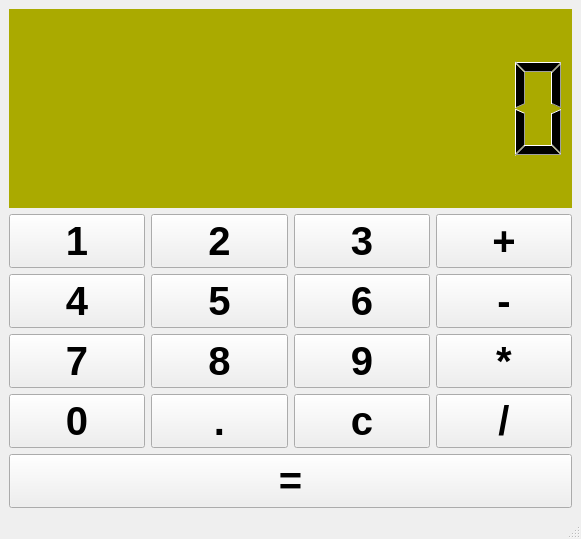
<?xml version="1.0" encoding="UTF-8"?>
<ui version="4.0">
 <class>MainWindow</class>
 <widget class="QMainWindow" name="MainWindow">
  <property name="geometry">
   <rect>
    <x>0</x>
    <y>0</y>  
    <width>581</width>
    <height>539</height>
   </rect>
  </property>
  <property name="windowTitle">
   <string>计算器</string>
  </property>
  <widget class="QWidget" name="centralwidget">
   <layout class="QVBoxLayout" name="verticalLayout_2">
    <item>
     <widget class="QLCDNumber" name="lcd">
      <property name="styleSheet">
       <string notr="true">background-color: rgb(170, 170, 0)</string>
      </property>
      <property name="frameShape">
       <enum>QFrame::NoFrame</enum>
      </property>
      <property name="digitCount">
       <number>10</number>
      </property>
     </widget>
    </item>
    <item>
     <layout class="QVBoxLayout" name="verticalLayout">
      <item>
       <layout class="QHBoxLayout" name="horizontalLayout">
        <item>
         <widget class="QPushButton" name="button_1">
          <property name="font">
           <font>
            <pointsize>30</pointsize>
            <weight>75</weight>
            <bold>true</bold>
           </font>
          </property>
          <property name="text">
           <string>1</string>
          </property>
         </widget>
        </item>
        <item>
         <widget class="QPushButton" name="button_2">
          <property name="font">
           <font>
            <pointsize>30</pointsize>
            <weight>75</weight>
            <bold>true</bold>
           </font>
          </property>
          <property name="text">
           <string>2</string>
          </property>
         </widget>
        </item>
        <item>
         <widget class="QPushButton" name="button_3">
          <property name="font">
           <font>
            <pointsize>30</pointsize>
            <weight>75</weight>
            <bold>true</bold>
           </font>
          </property>
          <property name="text">
           <string>3</string>
          </property>
         </widget>
        </item>
        <item>
         <widget class="QPushButton" name="button_plus">
          <property name="font">
           <font>
            <pointsize>30</pointsize>
            <weight>75</weight>
            <bold>true</bold>
           </font>
          </property>
          <property name="text">
           <string>+</string>
          </property>
         </widget>
        </item>
       </layout>
      </item>
      <item>
       <layout class="QHBoxLayout" name="horizontalLayout_2">
        <item>
         <widget class="QPushButton" name="button_4">
          <property name="font">
           <font>
            <pointsize>30</pointsize>
            <weight>75</weight>
            <bold>true</bold>
           </font>
          </property>
          <property name="text">
           <string>4</string>
          </property>
         </widget>
        </item>
        <item>
         <widget class="QPushButton" name="button_5">
          <property name="font">
           <font>
            <pointsize>30</pointsize>
            <weight>75</weight>
            <bold>true</bold>
           </font>
          </property>
          <property name="text">
           <string>5</string>
          </property>
         </widget>
        </item>
        <item>
         <widget class="QPushButton" name="button_6">
          <property name="font">
           <font>
            <pointsize>30</pointsize>
            <weight>75</weight>
            <bold>true</bold>
           </font>
          </property>
          <property name="text">
           <string>6</string>
          </property>
         </widget>
        </item>
        <item>
         <widget class="QPushButton" name="button_subtract">
          <property name="font">
           <font>
            <pointsize>30</pointsize>
            <weight>75</weight>
            <bold>true</bold>
           </font>
          </property>
          <property name="text">
           <string>-</string>
          </property>
         </widget>
        </item>
       </layout>
      </item>
      <item>
       <layout class="QHBoxLayout" name="horizontalLayout_3">
        <item>
         <widget class="QPushButton" name="button_7">
          <property name="font">
           <font>
            <pointsize>30</pointsize>
            <weight>75</weight>
            <bold>true</bold>
           </font>
          </property>
          <property name="text">
           <string>7</string>
          </property>
         </widget>
        </item>
        <item>
         <widget class="QPushButton" name="button_8">
          <property name="font">
           <font>
            <pointsize>30</pointsize>
            <weight>75</weight>
            <bold>true</bold>
           </font>
          </property>
          <property name="text">
           <string>8</string>
          </property>
         </widget>
        </item>
        <item>
         <widget class="QPushButton" name="button_9">
          <property name="font">
           <font>
            <pointsize>30</pointsize>
            <weight>75</weight>
            <bold>true</bold>
           </font>
          </property>
          <property name="text">
           <string>9</string>
          </property>
         </widget>
        </item>
        <item>
         <widget class="QPushButton" name="button_multiply">
          <property name="font">
           <font>
            <pointsize>30</pointsize>
            <weight>75</weight>
            <bold>true</bold>
           </font>
          </property>
          <property name="text">
           <string>*</string>
          </property>
         </widget>
        </item>
       </layout>
      </item>
      <item>
       <layout class="QHBoxLayout" name="horizontalLayout_4">
        <item>
         <widget class="QPushButton" name="button_0">
          <property name="font">
           <font>
            <pointsize>30</pointsize>
            <weight>75</weight>
            <bold>true</bold>
           </font>
          </property>
          <property name="text">
           <string>0</string>
          </property>
         </widget>
        </item>
        <item>
         <widget class="QPushButton" name="button_point">
          <property name="font">
           <font>
            <pointsize>30</pointsize>
            <weight>75</weight>
            <bold>true</bold>
           </font>
          </property>
          <property name="text">
           <string>.</string>
          </property>
         </widget>
        </item>
        <item>
         <widget class="QPushButton" name="button_clear">
          <property name="font">
           <font>
            <pointsize>30</pointsize>
            <weight>75</weight>
            <bold>true</bold>
           </font>
          </property>
          <property name="text">
           <string>c</string>
          </property>
         </widget>
        </item>
        <item>
         <widget class="QPushButton" name="button_divide">
          <property name="font">
           <font>
            <pointsize>30</pointsize>
            <weight>75</weight>
            <bold>true</bold>
           </font>
          </property>
          <property name="text">
           <string>/</string>
          </property>
         </widget>
        </item>
       </layout>
      </item>
      <item>
       <widget class="QPushButton" name="button_equal">
        <property name="font">
         <font>
          <pointsize>30</pointsize>
          <weight>75</weight>
          <bold>true</bold>
         </font>
        </property>
        <property name="text">
         <string>=</string>
        </property>
       </widget>
      </item>
     </layout>
    </item>
   </layout>
  </widget>
  <widget class="QMenuBar" name="menubar">
   <property name="geometry">
    <rect>
     <x>0</x>
     <y>0</y>
     <width>581</width>
     <height>23</height>
    </rect>
   </property>
  </widget>
  <widget class="QStatusBar" name="statusbar"/>
 </widget>
 <resources/>
 <connections/>
</ui>
